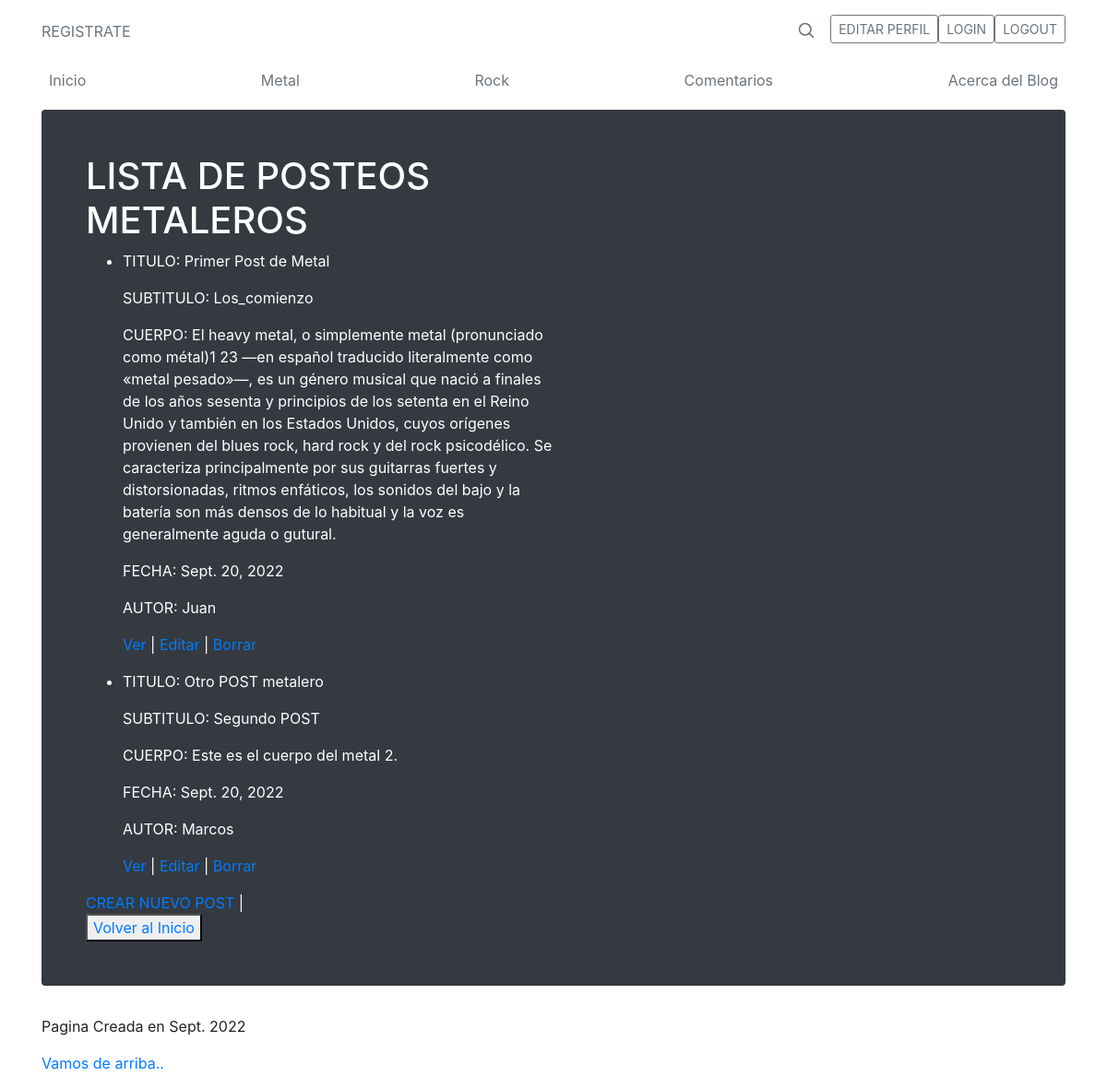
Page /AppMusica/metal/list on the earlier database version.
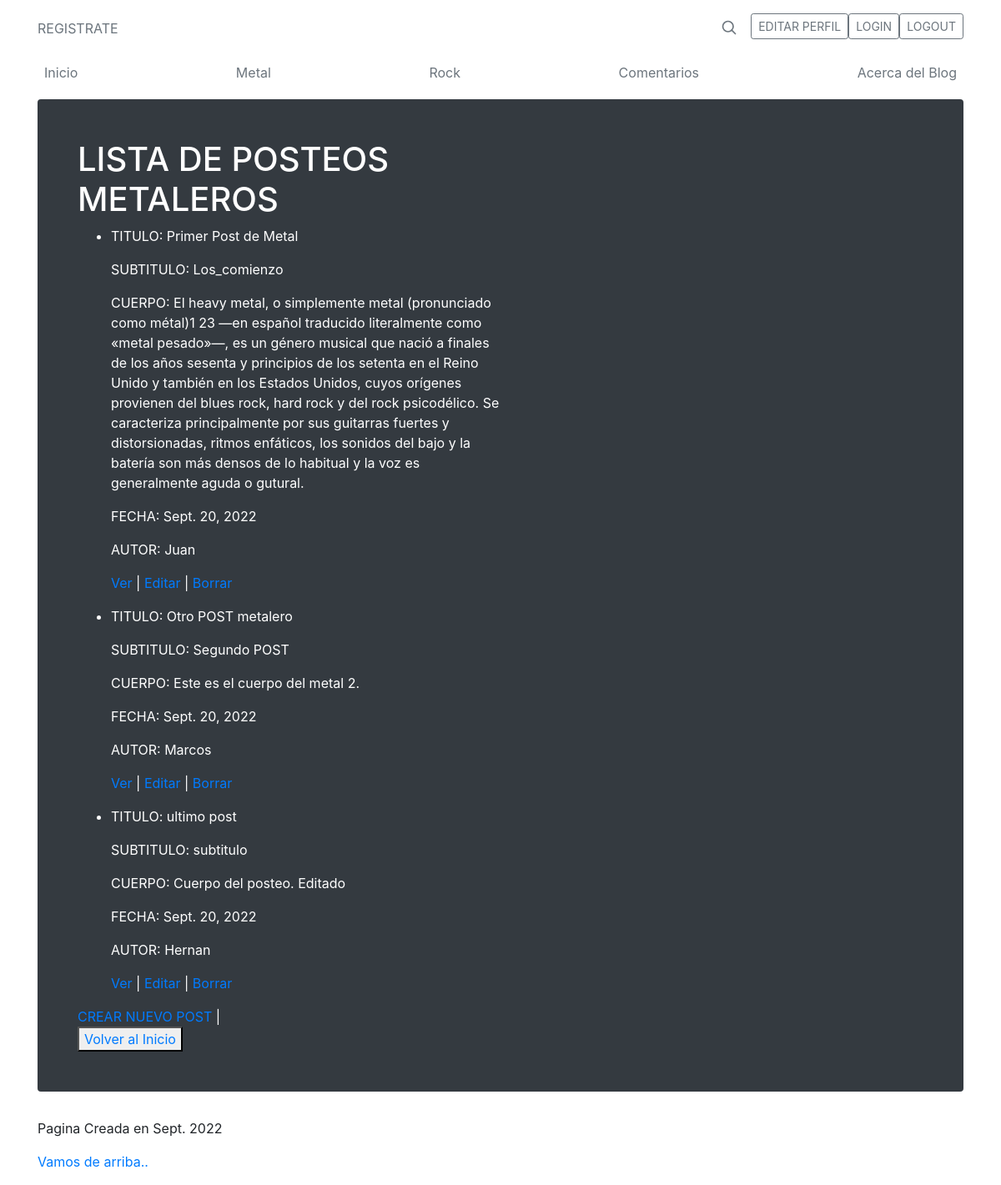
Same page on the later database version.
### AppMusica/models.py (models this page shows, shortened)
class BlogMetal(models.Model):
    titulo=models.CharField(max_length=200)
    subtitulo=models.CharField(max_length=200)
    cuerpo=RichTextField()
    fecha=models.DateField(auto_now_add=True)
    imagen=models.TextField()
    autor=models.CharField(max_length=200)
    class Meta:
        ordering = ['-fecha']

### AppMusica/views.py (the view)
# urls.py: path('metal/list', views.BlogMetalList.as_view(), name='metalList'),
class BlogMetalList(ListView):
      model = BlogMetal
      template_name: "AppMusica/blogmetal_list.html"

### AppMusica/templates/AppMusica/blogmetal_list.html
{% extends 'AppMusica/padre.html'%}
{% load static %}
{% block contenidoQueCambia %}
<body>
    <h1>LISTA DE POSTEOS METALEROS</h1>
    <ul>
        {% for blogMetal in object_list %}
            <li>
                <p>TITULO: {{ blogMetal.titulo }} </p>
                <p>SUBTITULO: {{ blogMetal.subtitulo }}</p>
                <p>CUERPO: {{ blogMetal.cuerpo }}</p>
                <p>FECHA: {{ blogMetal.fecha }} </p>
                <p>AUTOR: {{ blogMetal.autor }}</p>
                <p>
                    <a href="{% url 'metalDetail' blogMetal.id %}">Ver</a> |
                    <a href="{% url 'metalEdit' blogMetal.id %}">Editar</a> |
                    <a href="{% url 'metalDelete' blogMetal.id %}">Borrar</a>
                </p>
            </li>
        {% endfor %}
    </ul>
    <a href="{% url 'metalNew'  %}" >CREAR NUEVO POST</a> |
    <br>
    <button>
        <a href="{% url 'Inicio'  %}">Volver al Inicio</a>
    </button>
</body>
{% endblock %}

Differences in the rows shown:
added BlogMetal: titulo "ultimo post", subtitulo "subtitulo", cuerpo "Cuerpo del posteo. Editado", fecha "Sept. 20, 2022", autor "Hernan"
